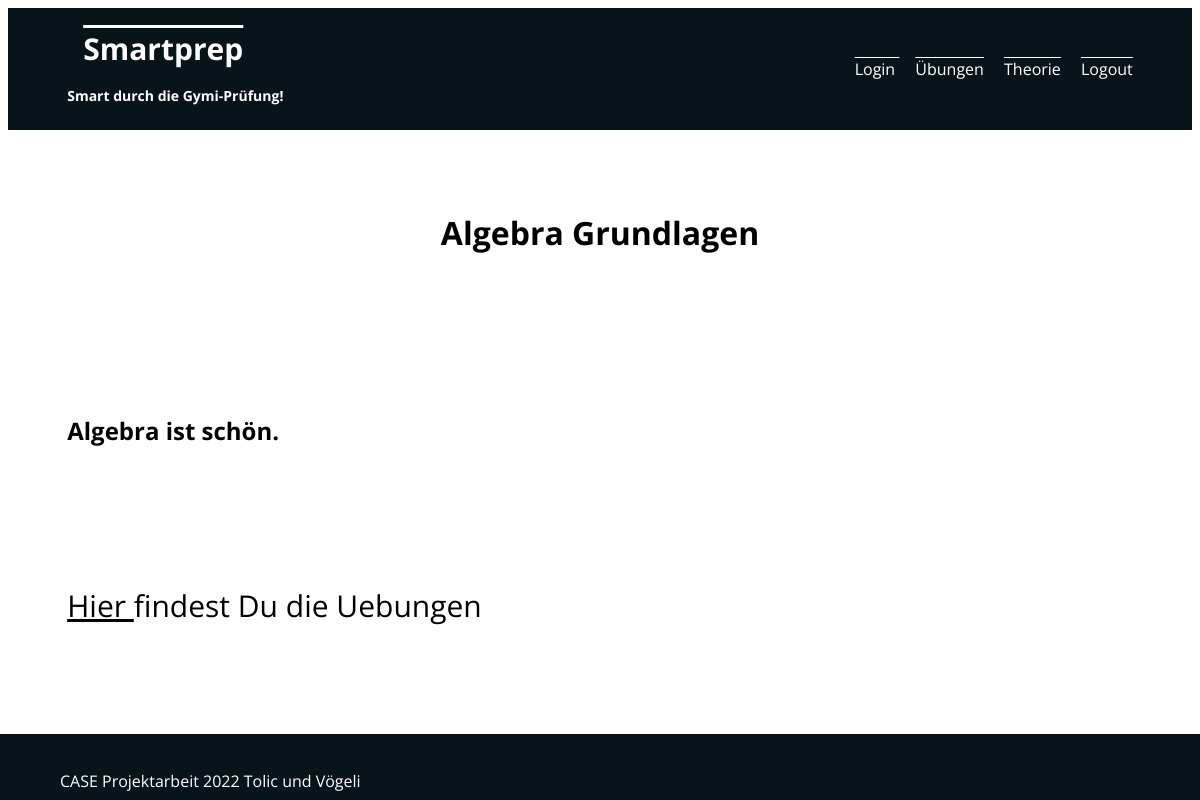
The app's page /theorie/1-algebra-grundlagen/, older data.
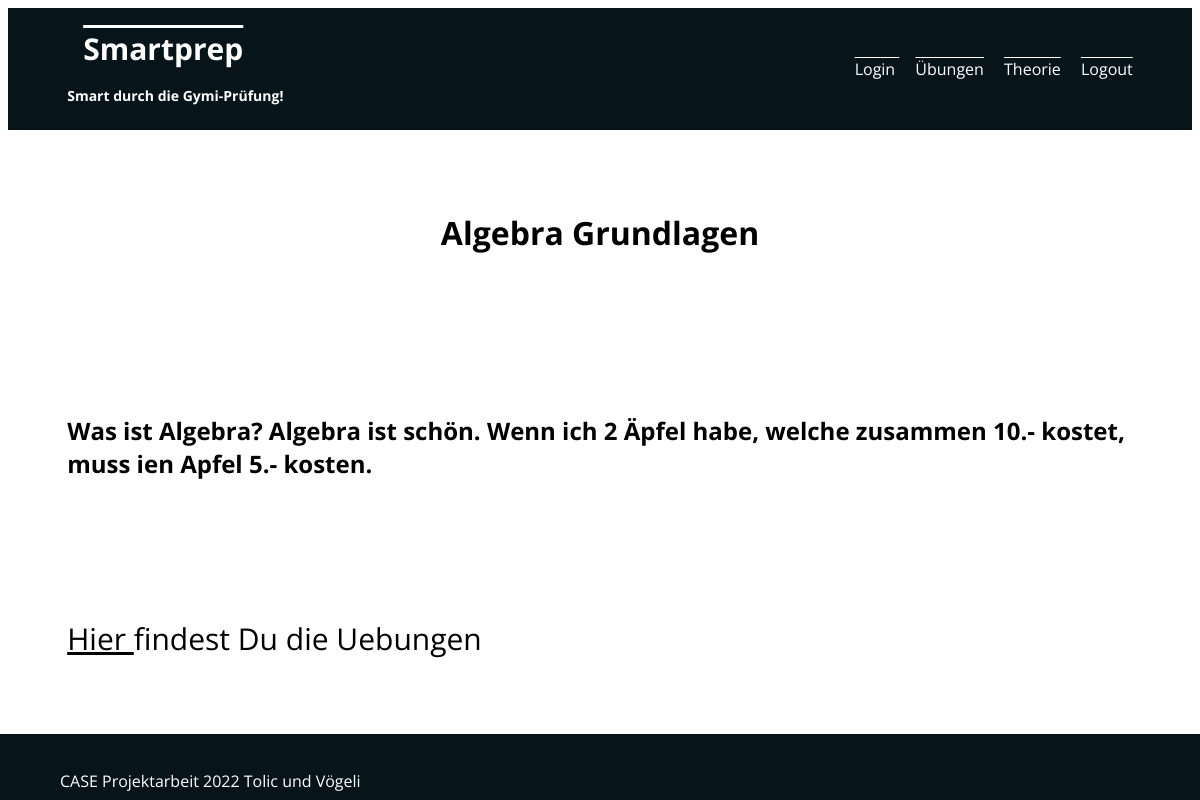
The same page, newer data.
### prep/models.py (models this page shows, shortened)
class Thema(models.Model):
    id = models.IntegerField(unique=True, primary_key=True)
    slug = models.SlugField(unique=True)
    name = models.TextField(max_length=100)
    inhalt = models.TextField()

### prep/views.py (the view)
# urls.py: path('theorie/<slug:thema_slug>/', views.thema, name='thema'), # our-domain.com/theorie/<dynamic-path-segment>
def thema(request, thema_slug):
    try:
        selected_thema=Thema.objects.get(slug=thema_slug)
        return render(request,'prep/thema.html',{
            'thema_found':True,
            'thema_name':selected_thema.name,
            'thema_inhalt':selected_thema.inhalt
        })
    except Exception as exc:
        return render(request,'prep/theorie.html',{
            'theorie_found':False
        })

### prep/templates/prep/thema.html (shortened to what this page needs)
{% extends 'prep/base/base.html' %}
{% load static %}
{% block site_css %}
  <link rel="stylesheet" href="{% static 'prep/styles/math.css' %}">
{% endblock %}
{% block main_content %}
{% if thema_found %}
<h1>{{ thema_name }}</h1>
{% else %}
<p>Keine Übung mit diesem Namen vorhanden.</p>
{% endif %}
{% endblock %}
{% block second_content %}
<h2>{{ thema_inhalt }}</h2>
{% endblock %}
{% block third_content %}
<div class="change-text">
  <a href="{% url 'math' %}"class="btn-theorie">Hier </a>findest Du die Uebungen</div>
  </div>
{% endblock %}

Row changes from the older to the newer data that the page shows:
changed Thema "Algebra Grundlagen": inhalt "Algebra ist schön." → "Was ist Algebra? Algebra ist schön. Wenn ich 2 Äpfel habe, welche zusammen 10.- kostet, muss ien Apfel 5.- kosten."
